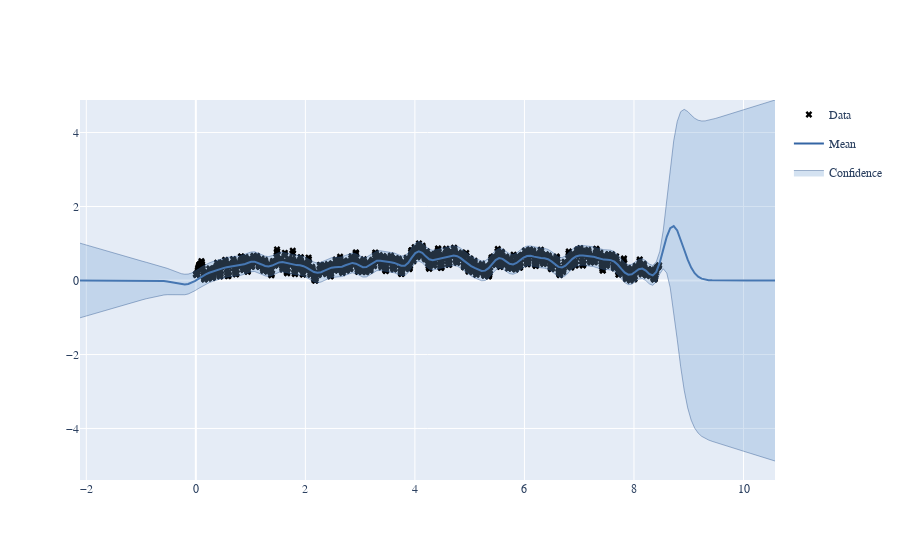

The notebook cell saved with this chart:
### Code cell
kernel_rbf = GPy.kern.RBF(input_dim=1, variance=5, lengthscale=10)
#kernel_brownian = GPy.kern.Brownian(input_dim=3, variance=10)
kernel_lin = GPy.kern.Linear(input_dim=1)
kernel = kernel_lin * kernel_rbf 

m = GPy.models.GPRegression(X_timestamps_normalized,y_normalized,kernel)

m.optimize(messages=True)
#m.optimize_restarts(num_restarts = 1)

fig = m.plot(title='1d_gp')
GPy.plotting.show(fig, filename='1d_gp')

### Figure 1 — Plotly figure (JSON) as saved in the notebook; plotly's stock layout.template omitted (floating-point values rounded to 4 significant figures; data arrays with more than 128 entries replaced by an {"elided": "..."} marker saying what was removed)
{"data": [{"marker": {"color": "black", "symbol": "x"}, "mode": "markers", "name": "Data", "showlegend": true, "type": "scatter", "x": {"elided": "1411 float values"}, "xaxis": "x", "y": {"elided": "1411 float values"}, "yaxis": "y"}, {"line": {"color": "#3465a4", "width": 2}, "mode": "lines", "name": "Mean", "showlegend": true, "type": "scatter", "x": {"elided": "200 float values"}, "xaxis": "x", "y": {"elided": "200 float values"}, "yaxis": "y"}, {"fillcolor": "rgba(114, 159, 207, 0.3)", "legendgroup": "Confidence_fill_(1,1)", "line": {"color": "#204a87", "width": 0.4}, "mode": "lines", "name": "Confidence", "opacity": 0.3, "showlegend": false, "type": "scatter", "x": {"elided": "200 float values"}, "xaxis": "x", "y": {"elided": "200 float values"}, "yaxis": "y"}, {"fill": "tonextx", "fillcolor": "rgba(114, 159, 207, 0.3)", "legendgroup": "Confidence_fill_(1,1)", "line": {"color": "#204a87", "width": 0.4}, "mode": "lines", "name": "Confidence", "opacity": 0.3, "showlegend": true, "type": "scatter", "x": {"elided": "200 float values"}, "xaxis": "x", "y": {"elided": "200 float values"}, "yaxis": "y"}], "layout": {"font": {"family": "Raleway, sans-serif"}, "showlegend": true, "xaxis": {"anchor": "y", "domain": [0, 1]}, "yaxis": {"anchor": "x", "domain": [0, 1]}}}
